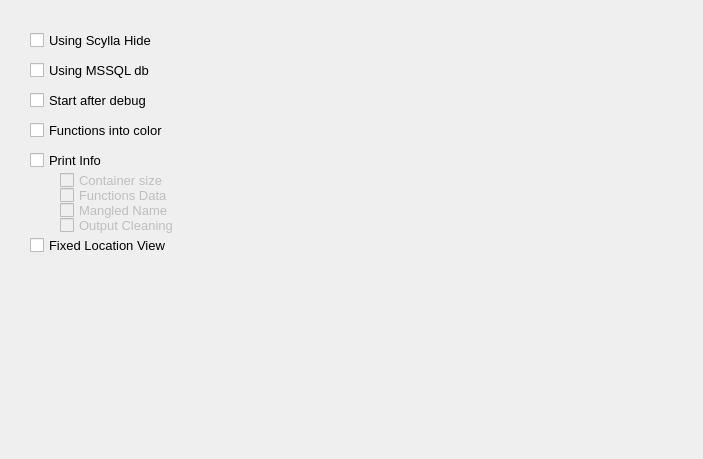
<?xml version="1.0" encoding="UTF-8"?>
<ui version="4.0">
 <class>FirstWindow</class>
 <widget class="QWidget" name="FirstWindow">
  <property name="geometry">
   <rect>
    <x>0</x>
    <y>0</y>
    <width>703</width>
    <height>459</height>
   </rect>
  </property>
  <property name="windowTitle">
   <string>Setting Window</string>
  </property>
  <property name="styleSheet">
   <string notr="true">QCheckBox::hover {
	color: rgb(85, 0, 255);
}
</string>
  </property>
  <widget class="QCheckBox" name="checkBox_Scylla">
   <property name="geometry">
    <rect>
     <x>30</x>
     <y>30</y>
     <width>141</width>
     <height>20</height>
    </rect>
   </property>
   <property name="font">
    <font>
     <pointsize>10</pointsize>
    </font>
   </property>
   <property name="toolTip">
    <string>&lt;html&gt;&lt;head/&gt;&lt;body&gt;&lt;p&gt;if you use ScyllaHide - install this checkbox and the plugin will know about Scylla ...&lt;br/&gt;&lt;br/&gt;если вы используете ScyllaHide - установите этот чек бокс &lt;br/&gt;и плагин будет знать о Scylla ...&lt;/p&gt;&lt;/body&gt;&lt;/html&gt;</string>
   </property>
   <property name="styleSheet">
    <string notr="true"/>
   </property>
   <property name="text">
    <string>Using Scylla Hide</string>
   </property>
  </widget>
  <widget class="QCheckBox" name="checkBox_MSSQL">
   <property name="geometry">
    <rect>
     <x>30</x>
     <y>60</y>
     <width>141</width>
     <height>20</height>
    </rect>
   </property>
   <property name="font">
    <font>
     <pointsize>10</pointsize>
    </font>
   </property>
   <property name="toolTip">
    <string>&lt;html&gt;&lt;head/&gt;&lt;body&gt;&lt;p&gt;this checkbox will allow you to use a connection to a MSSQL database ...&lt;br/&gt;&lt;br/&gt;данный чек бокс позволит вам использовать соединение с базой данных MSSQL ...&lt;/p&gt;&lt;/body&gt;&lt;/html&gt;</string>
   </property>
   <property name="text">
    <string>Using MSSQL db</string>
   </property>
  </widget>
  <widget class="QCheckBox" name="checkBox_Start_after_debug">
   <property name="geometry">
    <rect>
     <x>30</x>
     <y>90</y>
     <width>131</width>
     <height>20</height>
    </rect>
   </property>
   <property name="font">
    <font>
     <pointsize>10</pointsize>
    </font>
   </property>
   <property name="toolTip">
    <string>&lt;html&gt;&lt;head/&gt;&lt;body&gt;&lt;p&gt;automatic launch of the plug-in after debugging is completed ...&lt;br/&gt;&lt;br/&gt;автоматический запуск плагина после завершения отладки ...&lt;/p&gt;&lt;/body&gt;&lt;/html&gt;</string>
   </property>
   <property name="text">
    <string>Start after debug</string>
   </property>
  </widget>
  <widget class="QCheckBox" name="checkBox_coloring">
   <property name="geometry">
    <rect>
     <x>30</x>
     <y>120</y>
     <width>141</width>
     <height>20</height>
    </rect>
   </property>
   <property name="font">
    <font>
     <pointsize>10</pointsize>
    </font>
   </property>
   <property name="toolTip">
    <string>&lt;html&gt;&lt;head/&gt;&lt;body&gt;&lt;p&gt;highlight functions by color based on data received from binexport ...&lt;br/&gt;&lt;br/&gt;выделить функции цветом на основании данных полученных от binexport ...&lt;/p&gt;&lt;/body&gt;&lt;/html&gt;</string>
   </property>
   <property name="text">
    <string>Functions into color</string>
   </property>
  </widget>
  <widget class="QCheckBox" name="checkBox_PrintInfo">
   <property name="geometry">
    <rect>
     <x>30</x>
     <y>150</y>
     <width>111</width>
     <height>20</height>
    </rect>
   </property>
   <property name="font">
    <font>
     <pointsize>10</pointsize>
    </font>
   </property>
   <property name="toolTip">
    <string>&lt;html&gt;&lt;head/&gt;&lt;body&gt;&lt;p&gt;output information into window ...&lt;br/&gt;&lt;br/&gt;вывод информации в output окно  ...&lt;/p&gt;&lt;/body&gt;&lt;/html&gt;</string>
   </property>
   <property name="text">
    <string>Print Info</string>
   </property>
  </widget>
  <widget class="QCheckBox" name="checkBox_FunctionData">
   <property name="enabled">
    <bool>false</bool>
   </property>
   <property name="geometry">
    <rect>
     <x>60</x>
     <y>185</y>
     <width>121</width>
     <height>20</height>
    </rect>
   </property>
   <property name="font">
    <font>
     <pointsize>10</pointsize>
    </font>
   </property>
   <property name="toolTip">
    <string>&lt;html&gt;&lt;head/&gt;&lt;body&gt;&lt;p&gt;output information about functions ...&lt;br/&gt;&lt;br/&gt;вывод информации о функциях ...&lt;/p&gt;&lt;/body&gt;&lt;/html&gt;</string>
   </property>
   <property name="text">
    <string>Functions Data</string>
   </property>
  </widget>
  <widget class="QCheckBox" name="checkBox_MangledName">
   <property name="enabled">
    <bool>false</bool>
   </property>
   <property name="geometry">
    <rect>
     <x>60</x>
     <y>200</y>
     <width>121</width>
     <height>20</height>
    </rect>
   </property>
   <property name="font">
    <font>
     <pointsize>10</pointsize>
    </font>
   </property>
   <property name="toolTip">
    <string>&lt;html&gt;&lt;head/&gt;&lt;body&gt;&lt;p&gt;show mangled function name ...&lt;br/&gt;&lt;br/&gt;показывать искаженные имена функций ...&lt;/p&gt;&lt;/body&gt;&lt;/html&gt;</string>
   </property>
   <property name="text">
    <string>Mangled Name</string>
   </property>
  </widget>
  <widget class="QCheckBox" name="checkBox_OutputCleaning">
   <property name="enabled">
    <bool>false</bool>
   </property>
   <property name="geometry">
    <rect>
     <x>60</x>
     <y>215</y>
     <width>121</width>
     <height>20</height>
    </rect>
   </property>
   <property name="font">
    <font>
     <pointsize>10</pointsize>
    </font>
   </property>
   <property name="toolTip">
    <string>&lt;html&gt;&lt;head/&gt;&lt;body&gt;&lt;p&gt;clean output window before start plugin ...&lt;br/&gt;&lt;br/&gt;очищать Output Window перед запуском плагина ...&lt;/p&gt;&lt;/body&gt;&lt;/html&gt;</string>
   </property>
   <property name="text">
    <string>Output Cleaning</string>
   </property>
  </widget>
  <widget class="QCheckBox" name="checkBox_FixedLocation">
   <property name="geometry">
    <rect>
     <x>30</x>
     <y>235</y>
     <width>141</width>
     <height>20</height>
    </rect>
   </property>
   <property name="font">
    <font>
     <pointsize>10</pointsize>
    </font>
   </property>
   <property name="toolTip">
    <string>&lt;html&gt;&lt;head/&gt;&lt;body&gt;&lt;p&gt;Plugin Window has fixed location ...&lt;br/&gt;&lt;br/&gt;Окно плагина имеет фиксированное расположение  ...&lt;/p&gt;&lt;/body&gt;&lt;/html&gt;</string>
   </property>
   <property name="text">
    <string>Fixed Location View </string>
   </property>
  </widget>
  <widget class="QCheckBox" name="checkBox_ContainerSize">
   <property name="enabled">
    <bool>false</bool>
   </property>
   <property name="geometry">
    <rect>
     <x>60</x>
     <y>170</y>
     <width>121</width>
     <height>20</height>
    </rect>
   </property>
   <property name="font">
    <font>
     <pointsize>10</pointsize>
    </font>
   </property>
   <property name="toolTip">
    <string>&lt;html&gt;&lt;head/&gt;&lt;body&gt;&lt;p&gt;output information about container size ...&lt;br/&gt;&lt;br/&gt;вывод информации о размерах контеинеров данных ...&lt;/p&gt;&lt;/body&gt;&lt;/html&gt;</string>
   </property>
   <property name="text">
    <string>Container size</string>
   </property>
  </widget>
 </widget>
 <layoutdefault spacing="6" margin="11"/>
 <resources/>
 <connections>
  <connection>
   <sender>checkBox_Scylla</sender>
   <signal>clicked()</signal>
   <receiver>FirstWindow</receiver>
   <slot>AddScylla()</slot>
   <hints>
    <hint type="sourcelabel">
     <x>72</x>
     <y>37</y>
    </hint>
    <hint type="destinationlabel">
     <x>147</x>
     <y>33</y>
    </hint>
   </hints>
  </connection>
  <connection>
   <sender>checkBox_MSSQL</sender>
   <signal>clicked()</signal>
   <receiver>FirstWindow</receiver>
   <slot>AddMSSQL()</slot>
   <hints>
    <hint type="sourcelabel">
     <x>135</x>
     <y>67</y>
    </hint>
    <hint type="destinationlabel">
     <x>201</x>
     <y>66</y>
    </hint>
   </hints>
  </connection>
  <connection>
   <sender>checkBox_Start_after_debug</sender>
   <signal>clicked()</signal>
   <receiver>FirstWindow</receiver>
   <slot>StartAfterDebug()</slot>
   <hints>
    <hint type="sourcelabel">
     <x>71</x>
     <y>101</y>
    </hint>
    <hint type="destinationlabel">
     <x>202</x>
     <y>111</y>
    </hint>
   </hints>
  </connection>
  <connection>
   <sender>checkBox_coloring</sender>
   <signal>clicked()</signal>
   <receiver>FirstWindow</receiver>
   <slot>ColorFunctions()</slot>
   <hints>
    <hint type="sourcelabel">
     <x>94</x>
     <y>129</y>
    </hint>
    <hint type="destinationlabel">
     <x>240</x>
     <y>134</y>
    </hint>
   </hints>
  </connection>
  <connection>
   <sender>checkBox_PrintInfo</sender>
   <signal>clicked()</signal>
   <receiver>FirstWindow</receiver>
   <slot>PrintInfo()</slot>
   <hints>
    <hint type="sourcelabel">
     <x>59</x>
     <y>158</y>
    </hint>
    <hint type="destinationlabel">
     <x>203</x>
     <y>171</y>
    </hint>
   </hints>
  </connection>
  <connection>
   <sender>checkBox_FunctionData</sender>
   <signal>clicked()</signal>
   <receiver>FirstWindow</receiver>
   <slot>PrintInfoFunctionData()</slot>
   <hints>
    <hint type="sourcelabel">
     <x>135</x>
     <y>196</y>
    </hint>
    <hint type="destinationlabel">
     <x>305</x>
     <y>177</y>
    </hint>
   </hints>
  </connection>
  <connection>
   <sender>checkBox_MangledName</sender>
   <signal>clicked()</signal>
   <receiver>FirstWindow</receiver>
   <slot>PrintInfoMangledName()</slot>
   <hints>
    <hint type="sourcelabel">
     <x>164</x>
     <y>211</y>
    </hint>
    <hint type="destinationlabel">
     <x>271</x>
     <y>193</y>
    </hint>
   </hints>
  </connection>
  <connection>
   <sender>checkBox_OutputCleaning</sender>
   <signal>clicked()</signal>
   <receiver>FirstWindow</receiver>
   <slot>PrintInfoOutputCleaning()</slot>
   <hints>
    <hint type="sourcelabel">
     <x>170</x>
     <y>227</y>
    </hint>
    <hint type="destinationlabel">
     <x>324</x>
     <y>212</y>
    </hint>
   </hints>
  </connection>
  <connection>
   <sender>checkBox_FixedLocation</sender>
   <signal>clicked()</signal>
   <receiver>FirstWindow</receiver>
   <slot>FixedLocation()</slot>
   <hints>
    <hint type="sourcelabel">
     <x>163</x>
     <y>249</y>
    </hint>
    <hint type="destinationlabel">
     <x>216</x>
     <y>230</y>
    </hint>
   </hints>
  </connection>
  <connection>
   <sender>checkBox_ContainerSize</sender>
   <signal>clicked()</signal>
   <receiver>FirstWindow</receiver>
   <slot>PrintInfoContainerSize()</slot>
   <hints>
    <hint type="sourcelabel">
     <x>175</x>
     <y>177</y>
    </hint>
    <hint type="destinationlabel">
     <x>195</x>
     <y>145</y>
    </hint>
   </hints>
  </connection>
 </connections>
 <slots>
  <slot>AddScylla()</slot>
  <slot>AddMSSQL()</slot>
  <slot>StartAfterDebug()</slot>
  <slot>ColorFunctions()</slot>
  <slot>PrintInfo()</slot>
  <slot>PrintInfoFunctionData()</slot>
  <slot>PrintInfoMangledName()</slot>
  <slot>PrintInfoOutputCleaning()</slot>
  <slot>FixedLocation()</slot>
  <slot>PrintInfoContainerSize()</slot>
 </slots>
</ui>
